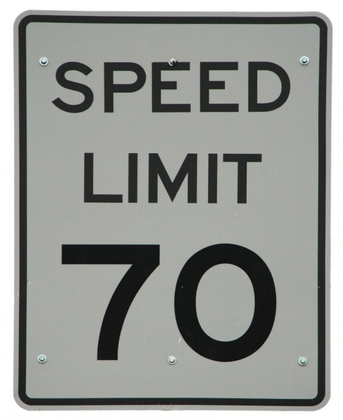
%> input picture Optical Character Recognition/Test_ideal1.tif, 343 x 420 px, shrunk from 620 x 759 before the run
$ octave main.m   (GNU Octave 9; MATLAB toolbox functions it lacks are replaced by stand-ins)
%> lines starting %> are read from the running program, lines starting %| are printed output that depends on the picture; in (x1, y1, x2, y2) boxes, pixels count from 0 and x2, y2 are one past the last pixel; in counts of white or black regions, pixels touching at a corner belong together; the program's own positions count from 1
### Optical Character Recognition/Simple Cases/getCross.m
function[cross] = getCross(n)
    %Return a cross shaped(+) structured element
    if( mod(n,2) ~= 1), error('Input must be a poisitive odd integer'); end

    cross = zeros(n);
    center = floor(n/2) + 1;

    %add 1s
    for i=1:n,
        cross(center,i) = 1;
        cross(i,center) = 1;
    end
end


### Optical Character Recognition/Simple Cases/do_OCR.m
function[] = do_OCR(inputIm)

    [labelIm, numIm] = bwlabel(inputIm);
    %Get characters
    characters = getObjects(inputIm, labelIm, numIm);
    figure(); imshow(inputIm);

    for i=1:numIm
        [r c] = find(labelIm == i);
        xPos = min(c);
        yPos = min(r);
        width = max(c) - min(c);
        height = max(r) - min(r);
        %Bounding box and Label number
        rectangle('Position', [xPos,yPos,width,height], 'edgecolor', 'Red');
        fontSize = 16;
        text(xPos-(fontSize/1.8), yPos-(fontSize/1.8), getClass(characters{i,1}),...
        'color', 'red','fontsize', fontSize, 'fontweight', 'bold');
    end
    title('OCR Result');

end

### Optical Character Recognition/Simple Cases/getObjects.m
function[objectsArray] = getObjects(inputIm, labelIm, numberOfObjects)
    %inputIm: Binary image
    %labelIm: Labeled Objects Image
    %numberOfObjects: Number of Objects labeled
    %
    %Returns: A cell array containing the objects cropped from the input
    %binary image

    %Initialize the cell array containing the objects
    objectsArray = cell(numberOfObjects,1);

    for i=1:numberOfObjects
        [x y w h] = getLocOfObject(labelIm, i);
        %crop from the image
        objectsArray{i,1} = inputIm(y-2:y+h+2, x-2:x+w+2);
    end


end

function[x y w h] = getLocOfObject(labelIm, labelNumber)
    %labelIm: Labeled objects image
    %labelNumber: Label Number of The object
    %
    %Return: x(X position), y(Y position),
    %        w(Width of Object), h(Height of Object)

    [r, c] = find(labelIm == labelNumber);
    x = min(c);
    y = min(r);
    w = max(c) - min(c);
    h = max(r) - min(r);
end

### Optical Character Recognition/Simple Cases/FeatureFunctions/getEulerNumber.m
function[eulerNumber] = getEulerNumber(inputIm)
    eulerStruct = regionprops(inputIm, 'EulerNumber');
    eulerNumber = eulerStruct.EulerNumber;
end

### Optical Character Recognition/Simple Cases/FeatureFunctions/getSymmetryY.m
function[symmetryMeasure] = getSymmetryY(inputIm)
    %gives some symmetry measure around the Y axis
    inputIm = double(inputIm);

    symmetryMeasure = getArea(logical(inputIm)) -...
                      sum(sum(abs(inputIm - flipdim(inputIm,2))));

    symmetryMeasure = symmetryMeasure / getArea(inputIm);
end

### Optical Character Recognition/Simple Cases/FeatureFunctions/getArea.m
function[area] = getArea(inputIm)
    inputIm = logical(inputIm);
    area = 0;
    for i=1:size(inputIm,1)
        for j=1:size(inputIm,2)
            if(inputIm(i,j) == 1)
                area = area + 1;
            end
        end
    end
end

### Optical Character Recognition/Simple Cases/FeatureFunctions/getSymmetryX.m
function[symmetryMeasure] = getSymmetryX(inputIm)
    %gives some symmetry measure around the X axis
    inputIm = double(inputIm);

    symmetryMeasure = getArea(logical(inputIm)) -...
                      sum(sum(abs(inputIm - flipdim(inputIm,1))));

    symmetryMeasure = symmetryMeasure / getArea(inputIm);
end

### Optical Character Recognition/Simple Cases/getClass.m
function[objectLabels] = getClass(input)

    if(getEulerNumber(input) == 1)
        if(getAspectRatio(input) > 3.5)
            objectLabels = {'I'};
            return;
        end

        %Symmetry High
        %It is whether 'T' or 'M'
        if(getSymmetryY(input) > 0.9)
            if(getSymmetryX(input) > 0.33)
                objectLabels = {'M'};
                return;
            end
            if(getSymmetryX(input) < 0.33)
                objectLabels = {'T'};
                return;
            end
        end

        %Perimeter Low
        %It is whether '1', 'L', '7'
        if(getNormalizedPerimeter(input) < 1.15)
            %Aspect Ratio
            if(getAspectRatio(input) > 1.75)
                objectLabels = {'1'};
                return
            else
                %SymmetryX
                if(getSymmetryX(input) > 0)
                    objectLabels = {'L'};
                    return;
                else
                    objectLabels = {'7'};
                    return;
                end
            end

        end


        %Perimeter High
        %It is whether 'S', '2', 'E', '3', '5'
        if(getNormalizedPerimeter(input) > 1.15)
            if(getSymmetryX(input) > 0.75)
                objectLabels = {'E'};
                return;
            end

            %SymmetryX high
            if(getSymmetryX(input) >= 0.25)
                %Whether 'S' or '3'
                if(getSymmetryX(input) > 0.47)
                    objectLabels = {'3'};
                    return;
                end
                if(getSymmetryX(input) < 0.47)
                    objectLabels = {'S'};
                    return;
                end
            end
            %SymmetryX low
            if(getSymmetryX(input) < 0.25)
                %Whether '5' or '2'
                if(getSymmetryY(input) >= 0.47)
                    objectLabels = {'5'};
                    return;
                end
                if(getSymmetryY(input) < 0.47)
                    objectLabels = {'2'};
                    return;
                end
            end
        end
    end


    if(getEulerNumber(input) == 0)
        if(getSymmetryY(input) > 0.9)
            objectLabels = {'0'};
            return;
        end
        if(getSymmetryY(input) < 0.2)
            objectLabels = {'4'};
            return;
        end
        if(getSymmetryX(input) > 0.9)
            objectLabels = {'D'};
            return;
        end
        if(getSymmetryX(input) < 0.3)
            objectLabels = {'P'};
            return;
        end
        %Distinguish between '6' and '9'
        %Use hole-filling and look at the center of mass in Y axis
        if(getCenter(imfill(input,'holes')) < 0.5 )
            objectLabels = {'9'};
            return;
        end
        if(getCenter(imfill(input,'holes')) > 0.5 )
            objectLabels = {'6'};
            return;
        end
    end


    if(getEulerNumber(input) == -1)
        objectLabels = {'8'};
        return;
    end


end

### Optical Character Recognition/Simple Cases/FeatureFunctions/getAspectRatio.m
function[aspectRatio] = getAspectRatio(inputIm)
    %Aspect Ratio = width of BB / height of BB
    inputIm = logical(inputIm);
    aspectRatio = (size(inputIm,1)) / (size(inputIm,2));
end

### Optical Character Recognition/Simple Cases/FeatureFunctions/getPerimeter.m
function[perimeter] = getPerimeter(inputIm)
    inputIm = logical(inputIm);
    structPerimeter = regionprops(inputIm, 'Perimeter');
    perimeter = structPerimeter.Perimeter;
end

### Optical Character Recognition/Simple Cases/FeatureFunctions/getNormalizedPerimeter.m
function[normalizedPerimeter] = getNormalizedPerimeter(inputIm)
    normalizedPerimeter = getPerimeter(inputIm) / (2 * (size(inputIm,1) + size(inputIm,2)));
end

### Optical Character Recognition/Simple Cases/main.m
clear all;
close all;
%%
%Test 1
%Preprocessing
test1 = imread('Test_ideal1.tif');
%> test1 is the input picture: size 420x343x3 uint8; mean R, G, B 149.5, 151.3, 147.7
%RGB to Gray
test1 = rgb2gray(test1);
%> test1: size 420x343 uint8
%figure();imshow(test1); title('Test 1 Gray Image');
%Otsu Thresholding
test1_bw = ~im2bw(test1, graythresh(test1));
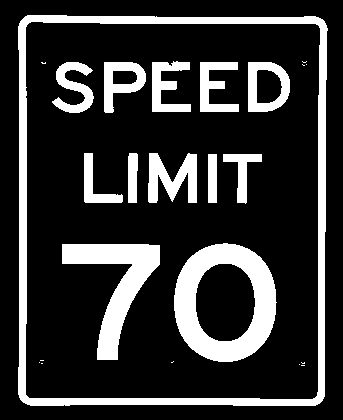
%> test1_bw: size 420x343 logical; 20.5% white; 24 white regions (11 under 20 px), largest, box (x1, y1, x2, y2) and area: (18, 15, 328, 406) 10096, (174, 243, 277, 362) 6057, (62, 244, 160, 360) 4136
figure();imshow(test1_bw);title('Otsu Thresholded Image');
%Opening to get rid of blobs
test1_bw = imopen(test1_bw, getCross(5));
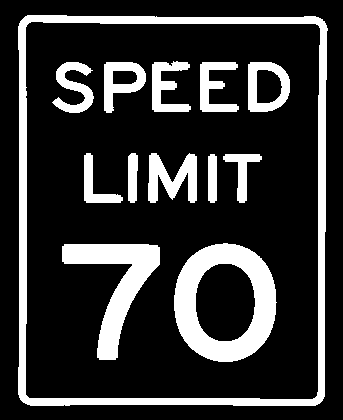
%> test1_bw: size 420x343 logical; 20.3% white; 13 white regions, largest, box (x1, y1, x2, y2) and area: (18, 15, 328, 406) 10095, (174, 243, 277, 362) 6056, (62, 244, 160, 360) 4116
figure();imshow(test1_bw);title('After Opening');
%Closing to close
test1_bw = imclose(test1_bw, ones(6));
%> test1_bw: size 420x343 logical; 20.4% white; 12 white regions, largest, box (x1, y1, x2, y2) and area: (18, 15, 328, 406) 10102, (174, 243, 277, 362) 6056, (62, 244, 160, 360) 4130
figure();imshow(test1_bw);title('After Closing');

%close all;
%do OCR
do_OCR(test1_bw);
%> in do_OCR, `[labelIm, numIm] = bwlabel(inputIm);`:
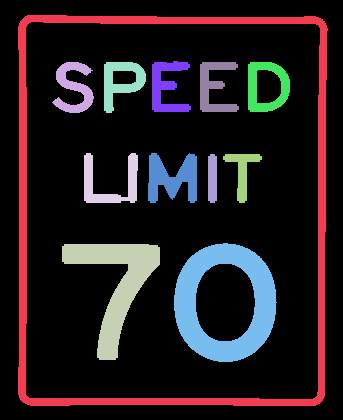
%> labelIm: size 420x343 double; 13 distinct labels, from 0 to 12; one colour per label, 0 black
%> in do_OCR, `[labelIm, numIm] = bwlabel(inputIm);`: numIm = 12
%> in getObjects, `objectsArray = cell(numberOfObjects,1);`: objectsArray = {[], [], [], [], [], [], [], [], [], [], [], []}
%> the loop in getObjects, `for i=1:numberOfObjects` made 12 passes
%> (x, y, w, h) on passes 1 to 12: (19, 16, 309, 390), (53, 63, 41, 50), (63, 245, 97, 115), (85, 154, 53, 49), (105, 63, 41, 50), (149, 154, 48, 49), (153, 62, 38, 50), (175, 244, 102, 118), (201, 63, 38, 49), (209, 155, 8, 48), (224, 155, 38, 48), (249, 63, 41, 49)
%> after the loop in getObjects, `for i=1:numberOfObjects`: objectsArray = 12 items
%> the loop in do_OCR, `for i=1:numIm` made 12 passes
%> (xPos, yPos, width, height) on passes 2, 3, 4, 6, 7, 9: (53, 63, 41, 50), (63, 245, 97, 115), (85, 154, 53, 49), (149, 154, 48, 49), (153, 62, 38, 50), (201, 63, 38, 49)
%> (xPos, yPos, width, height, objectLabels in getClass) on passes 5, 8, 12: (105, 63, 41, 50, {'P'}), (175, 244, 102, 118, {'0'}), (249, 63, 41, 49, {'D'})
%> pass 1, in getSymmetryY, `inputIm = double(inputIm);`:
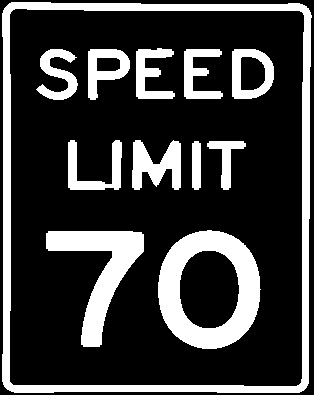
%> inputIm: size 395x314 double; values 0 (black) and 1 (white), 23.7% white; 12 white regions, largest, box (x1, y1, x2, y2) and area: (2, 2, 312, 393) 10102, (158, 230, 261, 349) 6056, (46, 231, 144, 347) 4130
%> pass 2, in getAspectRatio, `inputIm = logical(inputIm);`:
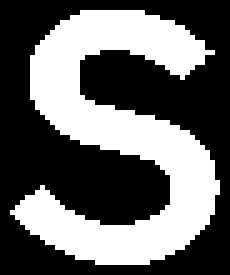
%> inputIm: size 55x46 logical (shown 5 times larger); 40.4% white; 1 white region, box (x1, y1, x2, y2) and area: (2, 2, 44, 53) 1022
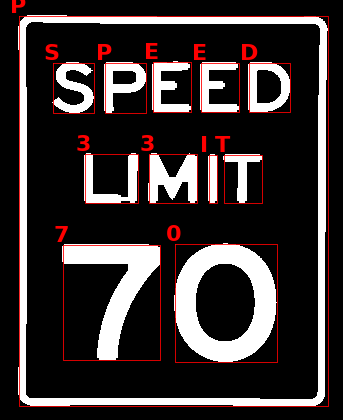
%> figure redrawn from the program's plot data; its title reads 'OCR Result'
%%
%Test 2
%Preprocessing
%> (the run ends here)
